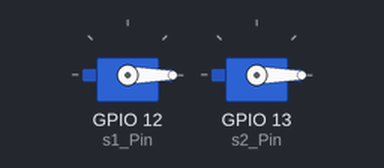
A sketch run on a simulated ESP32. Shown: 2 × servo.

Above: at 0.1 s.
Timing chart, 0 to 1.6 s (numbered marks = the images above):
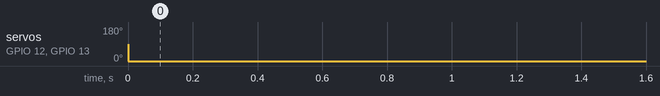

Measured:
- by itself, servo on GPIO 12 (s1_Pin), servo on GPIO 13 (s2_Pin): 90° → 0° at 0.00 s

The sketch:

PruebaConServos2.ino
```cpp
#include <ESP32Servo.h>
#define s1_Pin 12
#define s2_Pin 13

//float corrX = 15;
//float corrY = 9.3;

int positionS1;
int positionS2;

int tiempo = 0;
#define tiempoQuieto 500
#define tiempoRecorriendo 1000

enum state {recorriendo, quieto};
enum state estado = quieto;

Servo s1;
Servo s2;

void setup() {
  s1.attach(s1_Pin);
  s2.attach(s2_Pin);
  Serial.begin(9600);
}

void loop() {
  switch(estado){
    case recorriendo:
      if(tiempo<=0){
        tiempo = tiempoQuieto;
        estado = quieto;
      }
      funcRecorrido();
      break;
    case quieto:
      if(tiempo<=0){
        tiempo = tiempoRecorriendo;
        estado = recorriendo;
      }
      funcQuieto();
      break;
  }
  tiempo--;
  delay(1);
}

void funcQuieto(){
  positionS1 = 0;
  positionS2 = 0;
}

void funcRecorrido(){
  s1.write(positionS1);
  s2.write(positionS2);
  /*
  if((s1.read() == positionS1)&(s2.read() == positionS2)){
    estado = quieto;
  }
  */
}
```
